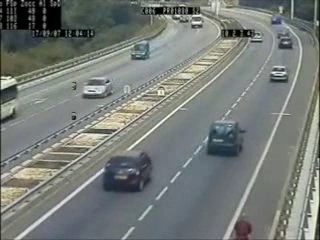
#> input picture frame 75 of ML/Dat10_Nov29/Class/images/car1.avi, 320 x 240 px
$ python cap_as_frame.py
#> lines starting #> are read from the running program, lines starting #| are printed output that depends on the picture


import numpy as np
import cv2 as cv

cap = cv.VideoCapture('../ML/Dat10_Nov29/Class/images/car1.avi')
# Define the codec and create VideoWriter object
fourcc = cv.VideoWriter_fourcc(*'XVID')
out = cv.VideoWriter('output.avi',fourcc, 20.0, (640,480))
while(cap.isOpened()):
    ret, frame = cap.read()
#> frame is the input picture: shape (240, 320, 3); mean B, G, R 120, 123.9, 118.8
    if ret==True:
        frame = cv.flip(frame,0)
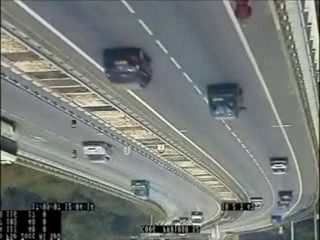
#> frame: shape (240, 320, 3); mean B, G, R 120, 123.9, 118.8
        # write the flipped frame
        out.write(frame)
        cv.imshow('frame',frame)
        if cv.waitKey(1) & 0xFF == ord('q'):
#> (key q is pressed here)
            break
    else:
        break
# Release everything if job is finished
cap.release()
out.release()
cv.destroyAllWindows()

$ run again, starting later in the video
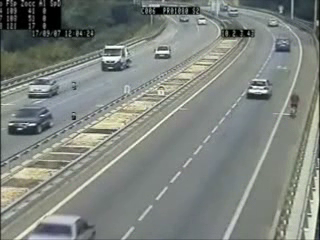
#> input picture frame 337 of ML/Dat10_Nov29/Class/images/car1.avi, 320 x 240 px
#> frame is the input picture: shape (240, 320, 3); mean B, G, R 126.3, 131.7, 126
#> `frame = cv.flip(frame,0)`:
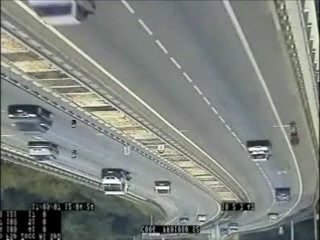
#> frame: shape (240, 320, 3); mean B, G, R 126.3, 131.7, 126

$ run again, starting later in the video
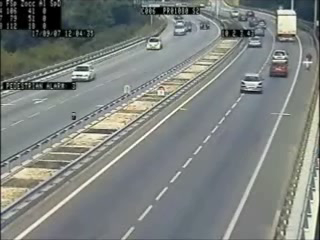
#> input picture frame 600 of ML/Dat10_Nov29/Class/images/car1.avi, 320 x 240 px
#> frame is the input picture: shape (240, 320, 3); mean B, G, R 126.6, 129.8, 124.9
#> `frame = cv.flip(frame,0)`:
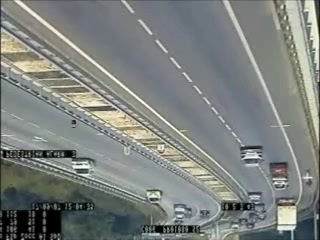
#> frame: shape (240, 320, 3); mean B, G, R 126.6, 129.8, 124.9
